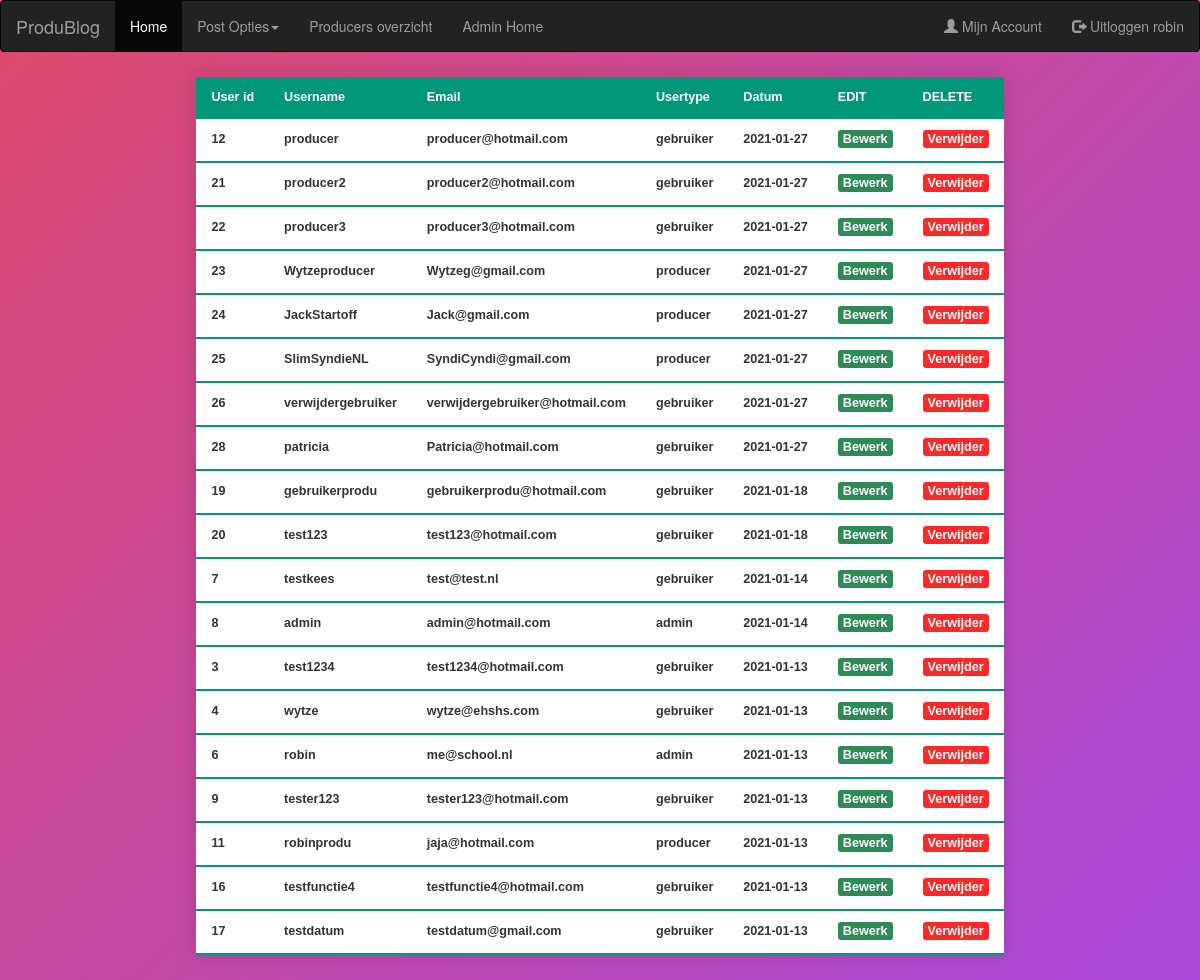
Page /Produblog/admin_home.php (signed in) on the earlier database version.
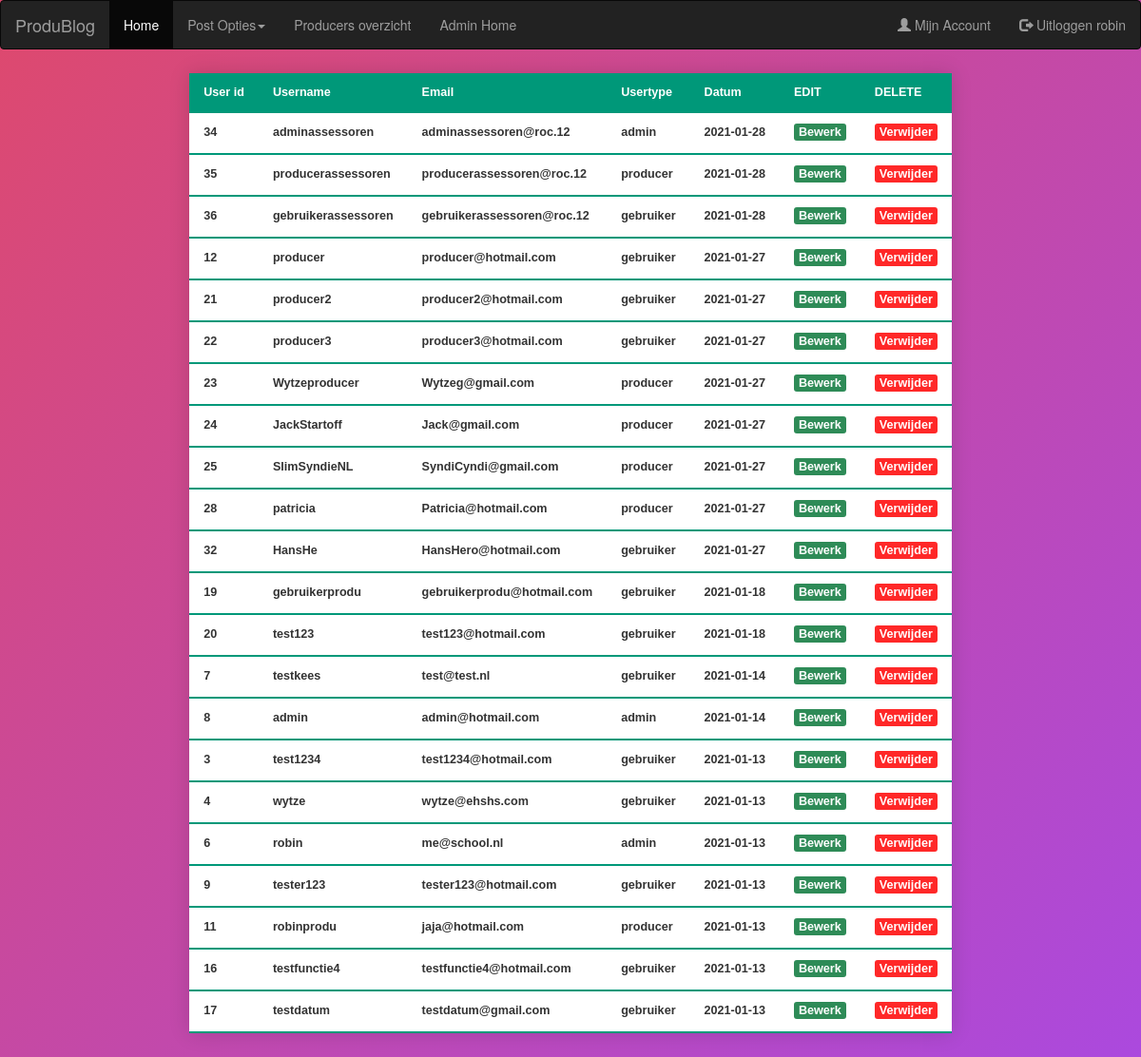
Same page on the later database version.
### tables this page shows
CREATE TABLE `users` (
  `idUsers` int(11) NOT NULL,
  `username` varchar(255) DEFAULT NULL,
  `password` varchar(255) DEFAULT NULL,
  `usertype` varchar(32) DEFAULT NULL,
  `email` varchar(255) DEFAULT NULL,
  `date` date DEFAULT NULL
);

### Produblog/assets/includes/include.php (called while the page is built, shortened)
<?php
  require_once('header.php');
  require_once('functions/functions.php');
  ?>

### Produblog/assets/includes/functions/functions.php (called while the page is built, shortened)
<?php
function html($text){
    return htmlspecialchars($text, ENT_QUOTES | ENT_SUBSTITUTE, 'UTF-8');
}
?>

### Produblog/admin_home.php (the view)
<?php
require_once('assets/includes/include.php');
$con = getDBConnection();
  if(isset($_SESSION['usertype']) && $_SESSION['usertype'] == 'admin'){
				$query = "SELECT * FROM users ORDER BY date DESC";
				$query_run = $con->query($query);
			if($query_run){
				echo '
				<table class="styled-table">
					<thead>
						<tr>
							<th>User id</th>
							<th>Username</th>
							<th>Email</th>
							<th>Usertype</th>
							<th>Datum</th>
							<th>EDIT</th>
							<th>DELETE</th>
						</tr>
					</thead>
				';
				foreach($query_run as $row){
				echo'
				<tbody>
						<tr class="active-row">
							<th> '.html($row->idUsers).' </th>
							<th> '.html($row->username).' </th>
							<th> '.html($row->email).' </th>
							<th> '.html($row->usertype).' </th>
							<th>'.html($row->date).'</th>
							<th>
								<a href="edituser.php?id='.html($row->idUsers).'" class="edit_btn" >Bewerk</a>
							</th>
							<th>
								<a href="deleteuser.php?id='.html($row->idUsers).'" class="delete_btn" >Verwijder</a>
							</th>
						</tr>
				</tbody>
			';
				}
				echo'</table>';
			}
}else{
	header('location: home.php');
}
?>
<?php include_once('assets/includes/footer.php'); ?>

### Produblog/assets/includes/header.php (shortened to what this page needs)
<!DOCTYPE html>
<html lang="en">
<head>
  <link rel="stylesheet" href="assets/css/style.css">
  <link rel="stylesheet" href="https://maxcdn.bootstrapcdn.com/bootstrap/3.4.1/css/bootstrap.min.css">
</head>
<nav class="navbar navbar-inverse">
<?php
	$con = getDBConnection();
		if(isset($_SESSION['idUsers'])){
			$query = "SELECT idUsers, username, email, usertype FROM users WHERE idUsers = :idUsers";
			$user =  $con->prepare($query);
			$user->bindValue(':idUsers', $_SESSION['idUsers']);
			$user->execute();
			$result = $user->fetch(PDO::FETCH_ASSOC);
			echo"
			  <div class='container-fluid'>
				<div class='navbar-header'>
				  <a class='navbar-brand' href='home.php'>ProduBlog</a>
				</div>
				<ul class='nav navbar-nav'>
				  <li class='active'><a href='home.php'>Home</a></li>
			";
			if(isset($_SESSION['usertype']) && ( ($_SESSION['usertype'] == 'producer')  or ($_SESSION['usertype'] == 'admin') ) ){
				echo"  <li class='dropdown'><a class='dropdown-toggle' data-toggle='dropdown' href='#''>Post Opties<span class='caret'></span></a>
					<ul class='dropdown-menu'>
				  <li><a href='mijnposts.php?id=".$_SESSION['idUsers']."'>Mijn Posts</a></li>
				  <li><a href='producer_posts_create.php'>Creëer Post</a></li>
				  </ul>
				  </li>
				";
			  }
			  echo"
				  <li><a href='produceroverzicht.php'>Producers overzicht</a></li>
			";
			  if(isset($_SESSION['usertype']) && $_SESSION['usertype'] == 'admin'){
				echo "  <li><a href='admin_home.php'>Admin Home</a></li> ";
			  }
			echo"
				</ul>
					<ul class='nav navbar-nav navbar-right'>
						<li><a href='mijnaccount.php'><span class='glyphicon glyphicon-user'></span> Mijn Account</a></li>
						<li><a href='logout.php'><span class='glyphicon glyphicon-log-out'></span> Uitloggen ".$result['username']."</a></li>
					</ul>
			</div>
			";
		}
?>
</nav>
<body>

### Produblog/assets/includes/footer.php
</body>
</html>

### Produblog/assets/css/style.css (style rules this page uses)
* { margin: 0px; padding: 0px; }
body { background-image: url("../assets/images/produbg.jpg"); font-size: 120%; background: rgb(222,73,109); background: -moz-linear-gradient(-45deg, rgba(222,73,109,1) 0%, rgba(171,73,222,1) 100%); background: -webkit-gradient(linear, left top, right bottom, color-stop(0%,rgba(222,73,109,1)), color-stop(100%,rgba(171,73,222,1))); background: -webkit-linear-gradient(-45deg, rgba(222,73,109,1) 0%,rgba(171,73,222,1) 100%); background: -o-linear-gradient(-45deg, rgba(222,73,109,1) 0%,rgba(171,73,222,1) 100%); background: -ms-linear-gradient(-45deg, rgba(222,73,109,1) 0%,rgba(171,73,222,1) 100%); background: linear-gradient(135deg, rgba(222,73,109,1) 0%,rgba(171,73,222,1) 100%); font-family: "Roboto", sans-serif; -webkit-font-smoothing: antialiased; -moz-osx-font-smoothing: grayscale; }
.styled-table { border-collapse: collapse; margin: 25px 0; font-size: 0.9em; font-family: sans-serif; min-width: 400px; box-shadow: 0 0 20px rgba(0, 0, 0, 0.15); margin-left: auto; margin-right: auto; background: #FFFFFF; }
.styled-table thead tr { background-color: #009879; color: #ffffff; text-align: left; }
.styled-table th, .styled-table td { padding: 12px 15px; }
.styled-table tbody tr { border-bottom: 1px solid #dddddd; }
.styled-table tbody tr:last-of-type { border-bottom: 2px solid #009879; }
.edit_btn { text-decoration: none; padding: 2px 5px; background: #2E8B57; color: white; border-radius: 3px; }
.delete_btn { text-decoration: none; padding: 2px 5px; background: #FF2828; color: white; border-radius: 3px; }

Differences in the rows shown:
removed users: idUsers "26", username "verwijdergebruiker", email "verwijdergebruiker@hotmail.com", usertype "gebruiker", date "2021-01-27"
added users: idUsers "34", username "adminassessoren", email "adminassessoren@roc.12", usertype "admin", date "2021-01-28"
added users: idUsers "35", username "producerassessoren", email "producerassessoren@roc.12", usertype "producer", date "2021-01-28"
added users: idUsers "36", username "gebruikerassessoren", email "gebruikerassessoren@roc.12", usertype "gebruiker", date "2021-01-28"
changed users "patricia": usertype "gebruiker" → "producer"
added users: idUsers "32", username "HansHe", email "HansHero@hotmail.com", usertype "gebruiker", date "2021-01-27"
